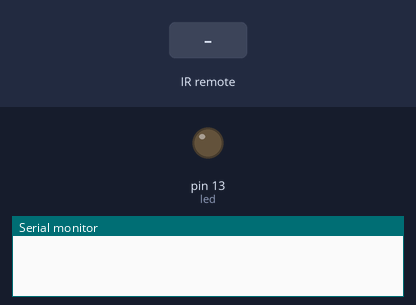
This sketch was run on a simulated Arduino Uno, built with avr-gcc and run on an emulated ATmega328P. On the bench: output pins drawn as LEDs (lit = HIGH), the last lines printed to the serial monitor. Inputs (shaded band) come from the test bench.

Above: at 1.2 s.
1.3 s: infrared code 0x213C649B received
At 1.6 s:
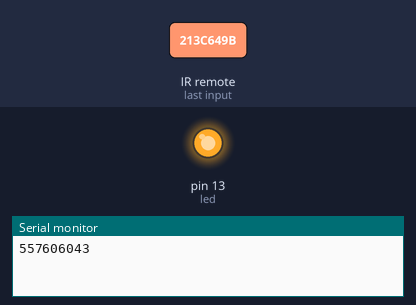
2.8 s: infrared code 0x213CE41B received
At 4.0 s:
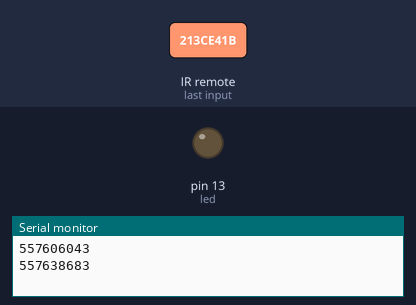
Timing chart, 0 to 5.8 s (numbered marks = the images above; inputs shaded):
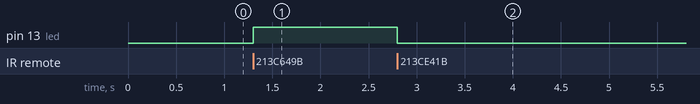

Measured:
- after the input at 1.3 s, pin 13 (led): LOW → HIGH at once
- after the input at 2.8 s, pin 13 (led): HIGH → LOW at once

The sketch:

remote.ino
```cpp
#include <IRremote.h>

// Pin 13 has an LED connected on most Arduino boards.
// give it a name:
int led = 13;
int RECV_PIN = 2;
int lastAction = -1;
IRrecv irrecv(RECV_PIN);

decode_results results;

void setup()
{
  Serial.begin(9600);
  irrecv.enableIRIn(); // Start the receiver
  // initialize the digital pin as an output.
  pinMode(led, OUTPUT);
}

void loop() {

  if (irrecv.decode(&results)) {
    Serial.println(results.value);
    irrecv.resume(); // Receive the next value
    translate(results.value);
    if (lastAction == 1) {
      digitalWrite(led, HIGH);
    }
    else if (lastAction == 2) {
       digitalWrite(led, LOW);
    }
  }
}

void translate(int value) {
  // Maps YES remotes' volume up/down.
  switch (value) {
    case 557606043:
      lastAction = 1;
      break;
      case 557638683:
      lastAction = 2;
      break;
  }
}
```
